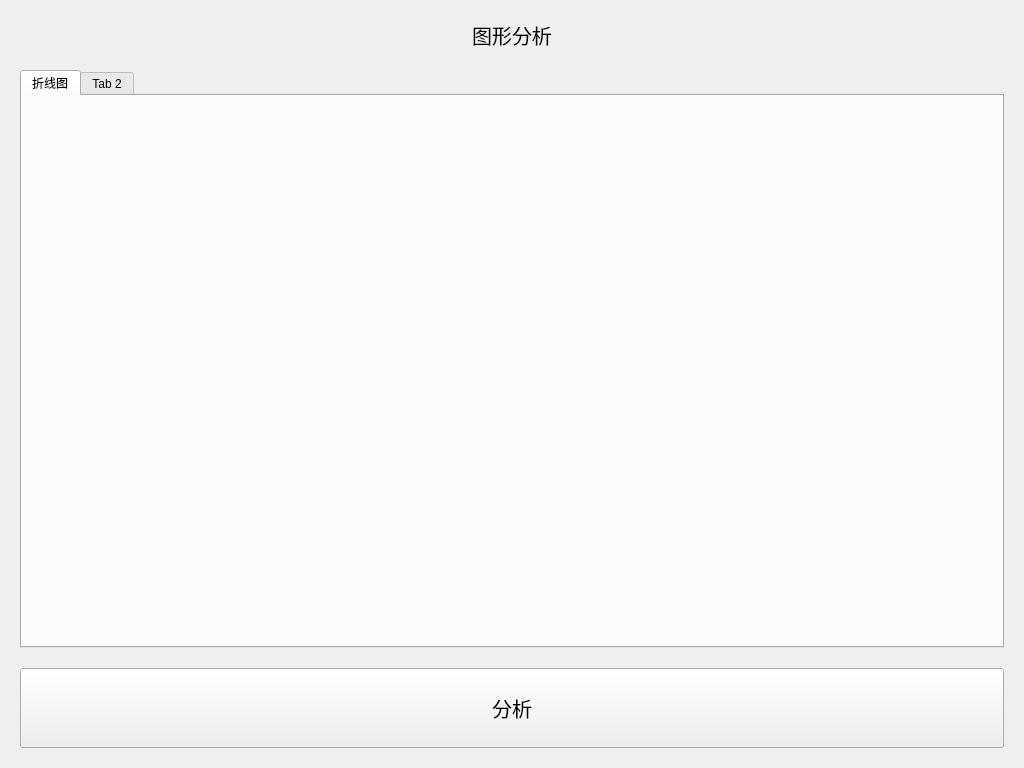
<?xml version="1.0" encoding="UTF-8"?>
<ui version="4.0">
 <class>Form</class>
 <widget class="QWidget" name="Form">
  <property name="geometry">
   <rect>
    <x>0</x>
    <y>0</y>
    <width>1024</width>
    <height>768</height>
   </rect>
  </property>
  <property name="windowTitle">
   <string>Form</string>
  </property>
  <layout class="QVBoxLayout" name="verticalLayout">
   <property name="spacing">
    <number>20</number>
   </property>
   <property name="leftMargin">
    <number>20</number>
   </property>
   <property name="topMargin">
    <number>20</number>
   </property>
   <property name="rightMargin">
    <number>20</number>
   </property>
   <property name="bottomMargin">
    <number>20</number>
   </property>
   <item>
    <widget class="QLabel" name="label">
     <property name="font">
      <font>
       <pointsize>15</pointsize>
      </font>
     </property>
     <property name="text">
      <string>图形分析</string>
     </property>
     <property name="alignment">
      <set>Qt::AlignCenter</set>
     </property>
    </widget>
   </item>
   <item>
    <widget class="QTabWidget" name="tabWidget">
     <property name="currentIndex">
      <number>0</number>
     </property>
     <widget class="QWidget" name="tab">
      <attribute name="title">
       <string>折线图</string>
      </attribute>
     </widget>
     <widget class="QWidget" name="tab_2">
      <attribute name="title">
       <string>Tab 2</string>
      </attribute>
     </widget>
    </widget>
   </item>
   <item>
    <widget class="QPushButton" name="pushButton_7">
     <property name="minimumSize">
      <size>
       <width>0</width>
       <height>80</height>
      </size>
     </property>
     <property name="font">
      <font>
       <pointsize>15</pointsize>
      </font>
     </property>
     <property name="text">
      <string>分析</string>
     </property>
    </widget>
   </item>
  </layout>
 </widget>
 <resources/>
 <connections/>
</ui>
